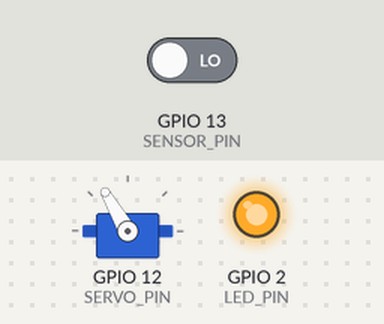
Simulated run of this sketch. Board: ESP32. On the bench: servo, output pins drawn as LEDs (lit = HIGH). The test bench sets the inputs (shaded band); at power-on: GPIO 13 (SENSOR_PIN) LOW.

Above: at 0.1 s.
At 0.6 s:
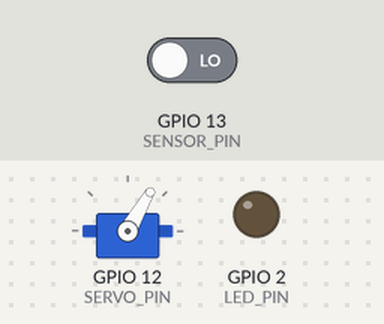
Timing chart, 0 to 2.1 s (numbered marks = the images above):
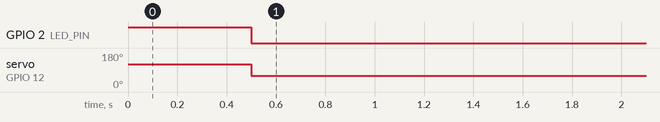

Measured:
- by itself, servo on GPIO 12 (SERVO_PIN): 120° → 60° at 0.50 s

The sketch:

Mr_ROBot_Control.ino
```cpp
#include <ESP32Servo.h>

const int SENSOR_PIN = 13;
const int SERVO_PIN = 12;
const int LED_PIN = 2; // Internal Blue LED

Servo myRobotServo;

void setup() {
  pinMode(SENSOR_PIN, INPUT);
  pinMode(LED_PIN, OUTPUT);
  myRobotServo.attach(SERVO_PIN);

  // STAGE 1: POWER TEST
  // Jaws will move and LED will blink ONCE to prove board/motor are fine.
  digitalWrite(LED_PIN, HIGH);
  myRobotServo.write(120); // Close
  delay(500);
  myRobotServo.write(60);  // Open
  digitalWrite(LED_PIN, LOW);
}

void loop() {
  // STAGE 2: LIVE SENSOR MONITORING
  int val = digitalRead(SENSOR_PIN);

  if (val == HIGH) {
    digitalWrite(LED_PIN, HIGH); // LED ON = SENSOR WORKING
    myRobotServo.write(120);     // Close jaws
  } else {
    digitalWrite(LED_PIN, LOW);  // LED OFF = NO MOTION
    myRobotServo.write(60);      // Open jaws
  }
}
```
